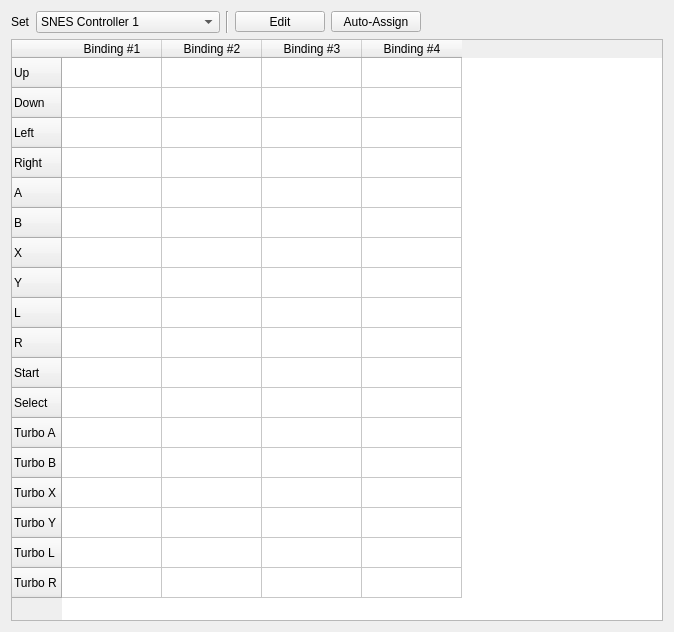
<?xml version="1.0" encoding="UTF-8"?>
<ui version="4.0">
 <class>ControllerPanel</class>
 <widget class="QWidget" name="ControllerPanel">
  <property name="geometry">
   <rect>
    <x>0</x>
    <y>0</y>
    <width>674</width>
    <height>632</height>
   </rect>
  </property>
  <property name="windowTitle">
   <string>Form</string>
  </property>
  <layout class="QVBoxLayout" name="verticalLayout">
   <item>
    <layout class="QHBoxLayout" name="horizontalLayout">
     <item>
      <widget class="QLabel" name="label">
       <property name="text">
        <string>Set</string>
       </property>
      </widget>
     </item>
     <item>
      <widget class="QComboBox" name="controllerComboBox">
       <item>
        <property name="text">
         <string>SNES Controller 1</string>
        </property>
       </item>
       <item>
        <property name="text">
         <string>SNES Controller 2</string>
        </property>
       </item>
       <item>
        <property name="text">
         <string>SNES Controller 3 (Multitap)</string>
        </property>
       </item>
       <item>
        <property name="text">
         <string>SNES Controller 4 (Multitap)</string>
        </property>
       </item>
       <item>
        <property name="text">
         <string>SNES Controller 5 (Multitap)</string>
        </property>
       </item>
      </widget>
     </item>
     <item>
      <widget class="Line" name="line">
       <property name="orientation">
        <enum>Qt::Vertical</enum>
       </property>
      </widget>
     </item>
     <item>
      <widget class="QToolButton" name="editToolButton">
       <property name="sizePolicy">
        <sizepolicy hsizetype="Preferred" vsizetype="Fixed">
         <horstretch>0</horstretch>
         <verstretch>0</verstretch>
        </sizepolicy>
       </property>
       <property name="minimumSize">
        <size>
         <width>90</width>
         <height>0</height>
        </size>
       </property>
       <property name="toolTip">
        <string>Swap or clear groups of bindings</string>
       </property>
       <property name="text">
        <string>Edit</string>
       </property>
       <property name="popupMode">
        <enum>QToolButton::DelayedPopup</enum>
       </property>
      </widget>
     </item>
     <item>
      <widget class="QToolButton" name="autoAssignToolButton">
       <property name="sizePolicy">
        <sizepolicy hsizetype="Preferred" vsizetype="Fixed">
         <horstretch>0</horstretch>
         <verstretch>0</verstretch>
        </sizepolicy>
       </property>
       <property name="minimumSize">
        <size>
         <width>90</width>
         <height>0</height>
        </size>
       </property>
       <property name="toolTip">
        <string>Automatically assign a controller's buttons to a slot</string>
       </property>
       <property name="text">
        <string>Auto-Assign</string>
       </property>
      </widget>
     </item>
     <item>
      <spacer name="horizontalSpacer">
       <property name="orientation">
        <enum>Qt::Horizontal</enum>
       </property>
       <property name="sizeHint" stdset="0">
        <size>
         <width>40</width>
         <height>20</height>
        </size>
       </property>
      </spacer>
     </item>
    </layout>
   </item>
   <item>
    <widget class="QTableWidget" name="tableWidget_controller">
     <property name="editTriggers">
      <set>QAbstractItemView::NoEditTriggers</set>
     </property>
     <property name="selectionMode">
      <enum>QAbstractItemView::SingleSelection</enum>
     </property>
     <attribute name="verticalHeaderCascadingSectionResizes">
      <bool>true</bool>
     </attribute>
     <row>
      <property name="text">
       <string>Up</string>
      </property>
      <property name="icon">
       <iconset resource="resources/snes9x.qrc">
        <normaloff>:/icons/blackicons/up.svg</normaloff>:/icons/blackicons/up.svg</iconset>
      </property>
     </row>
     <row>
      <property name="text">
       <string>Down</string>
      </property>
      <property name="icon">
       <iconset resource="resources/snes9x.qrc">
        <normaloff>:/icons/blackicons/down.svg</normaloff>:/icons/blackicons/down.svg</iconset>
      </property>
     </row>
     <row>
      <property name="text">
       <string>Left</string>
      </property>
      <property name="icon">
       <iconset resource="resources/snes9x.qrc">
        <normaloff>:/icons/blackicons/left.svg</normaloff>:/icons/blackicons/left.svg</iconset>
      </property>
     </row>
     <row>
      <property name="text">
       <string>Right</string>
      </property>
      <property name="icon">
       <iconset resource="resources/snes9x.qrc">
        <normaloff>:/icons/blackicons/right.svg</normaloff>:/icons/blackicons/right.svg</iconset>
      </property>
     </row>
     <row>
      <property name="text">
       <string>A</string>
      </property>
      <property name="icon">
       <iconset resource="resources/snes9x.qrc">
        <normaloff>:/icons/blackicons/a.svg</normaloff>:/icons/blackicons/a.svg</iconset>
      </property>
     </row>
     <row>
      <property name="text">
       <string>B</string>
      </property>
      <property name="icon">
       <iconset resource="resources/snes9x.qrc">
        <normaloff>:/icons/blackicons/b.svg</normaloff>:/icons/blackicons/b.svg</iconset>
      </property>
     </row>
     <row>
      <property name="text">
       <string>X</string>
      </property>
      <property name="icon">
       <iconset resource="resources/snes9x.qrc">
        <normaloff>:/icons/blackicons/x.svg</normaloff>:/icons/blackicons/x.svg</iconset>
      </property>
     </row>
     <row>
      <property name="text">
       <string>Y</string>
      </property>
      <property name="icon">
       <iconset resource="resources/snes9x.qrc">
        <normaloff>:/icons/blackicons/y.svg</normaloff>:/icons/blackicons/y.svg</iconset>
      </property>
     </row>
     <row>
      <property name="text">
       <string>L</string>
      </property>
      <property name="icon">
       <iconset resource="resources/snes9x.qrc">
        <normaloff>:/icons/blackicons/l.svg</normaloff>:/icons/blackicons/l.svg</iconset>
      </property>
     </row>
     <row>
      <property name="text">
       <string>R</string>
      </property>
      <property name="icon">
       <iconset resource="resources/snes9x.qrc">
        <normaloff>:/icons/blackicons/r.svg</normaloff>:/icons/blackicons/r.svg</iconset>
      </property>
     </row>
     <row>
      <property name="text">
       <string>Start</string>
      </property>
      <property name="icon">
       <iconset resource="resources/snes9x.qrc">
        <normaloff>:/icons/blackicons/start.svg</normaloff>:/icons/blackicons/start.svg</iconset>
      </property>
     </row>
     <row>
      <property name="text">
       <string>Select</string>
      </property>
      <property name="icon">
       <iconset resource="resources/snes9x.qrc">
        <normaloff>:/icons/blackicons/select.svg</normaloff>:/icons/blackicons/select.svg</iconset>
      </property>
     </row>
     <row>
      <property name="text">
       <string>Turbo A</string>
      </property>
      <property name="icon">
       <iconset resource="resources/snes9x.qrc">
        <normaloff>:/icons/blackicons/a.svg</normaloff>:/icons/blackicons/a.svg</iconset>
      </property>
     </row>
     <row>
      <property name="text">
       <string>Turbo B</string>
      </property>
      <property name="icon">
       <iconset resource="resources/snes9x.qrc">
        <normaloff>:/icons/blackicons/b.svg</normaloff>:/icons/blackicons/b.svg</iconset>
      </property>
     </row>
     <row>
      <property name="text">
       <string>Turbo X</string>
      </property>
      <property name="icon">
       <iconset resource="resources/snes9x.qrc">
        <normaloff>:/icons/blackicons/x.svg</normaloff>:/icons/blackicons/x.svg</iconset>
      </property>
     </row>
     <row>
      <property name="text">
       <string>Turbo Y</string>
      </property>
      <property name="icon">
       <iconset resource="resources/snes9x.qrc">
        <normaloff>:/icons/blackicons/y.svg</normaloff>:/icons/blackicons/y.svg</iconset>
      </property>
     </row>
     <row>
      <property name="text">
       <string>Turbo L</string>
      </property>
      <property name="icon">
       <iconset resource="resources/snes9x.qrc">
        <normaloff>:/icons/blackicons/l.svg</normaloff>:/icons/blackicons/l.svg</iconset>
      </property>
     </row>
     <row>
      <property name="text">
       <string>Turbo R</string>
      </property>
      <property name="icon">
       <iconset resource="resources/snes9x.qrc">
        <normaloff>:/icons/blackicons/r.svg</normaloff>:/icons/blackicons/r.svg</iconset>
      </property>
     </row>
     <column>
      <property name="text">
       <string>Binding #1</string>
      </property>
     </column>
     <column>
      <property name="text">
       <string>Binding #2</string>
      </property>
     </column>
     <column>
      <property name="text">
       <string>Binding #3</string>
      </property>
     </column>
     <column>
      <property name="text">
       <string>Binding #4</string>
      </property>
     </column>
    </widget>
   </item>
  </layout>
 </widget>
 <resources>
  <include location="resources/snes9x.qrc"/>
 </resources>
 <connections/>
</ui>
